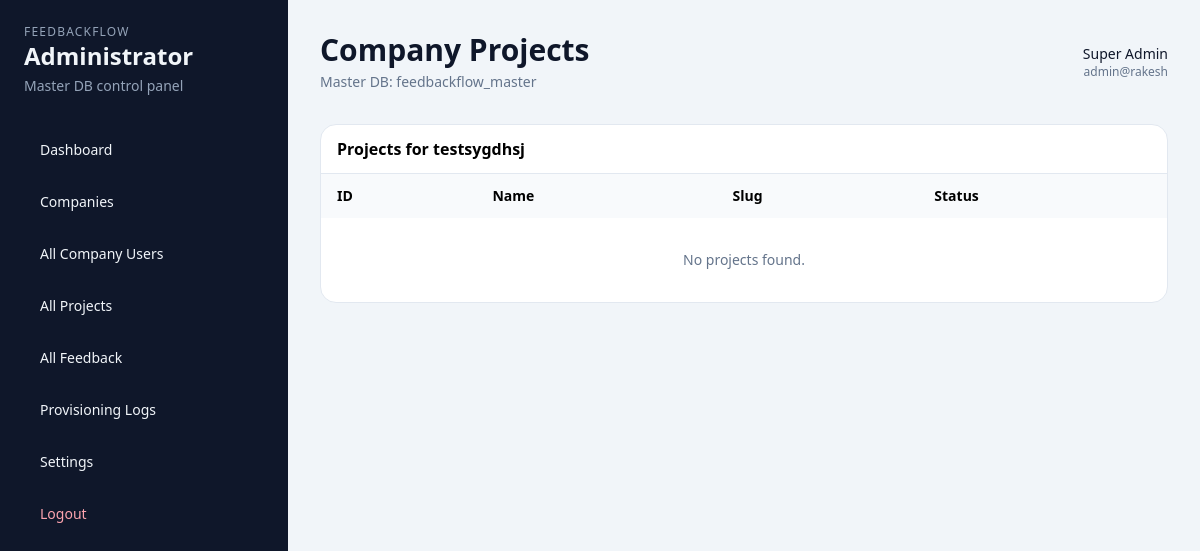
/administrator/company_projects.php?id=2 (signed in), run on the app's committed database.
### tables this page shows
CREATE TABLE IF NOT EXISTS `ff_super_admins` (
  `id` INT AUTO_INCREMENT PRIMARY KEY,
  `name` VARCHAR(100) NOT NULL,
  `email` VARCHAR(191) NOT NULL UNIQUE,
  `password` VARCHAR(255) NOT NULL,
  `is_active` TINYINT(1) NOT NULL DEFAULT 1,
  `created_at` DATETIME DEFAULT CURRENT_TIMESTAMP
);

CREATE TABLE `ff_companies` (
  `id` int(11) NOT NULL,
  `name` varchar(150) NOT NULL,
  `slug` varchar(150) NOT NULL,
  `email` varchar(191) DEFAULT NULL,
  `phone` varchar(50) DEFAULT NULL,
  `website` varchar(255) DEFAULT NULL,
  `logo` varchar(255) DEFAULT NULL,
  `address` text DEFAULT NULL,
  `city` varchar(100) DEFAULT NULL,
  `country` varchar(100) DEFAULT NULL,
  `timezone` varchar(100) NOT NULL DEFAULT 'UTC',
  `language` varchar(10) NOT NULL DEFAULT 'en',
  `plan` enum('free','starter','growth','pro','enterprise') NOT NULL DEFAULT 'free',
  `onboarding_complete` tinyint(1) NOT NULL DEFAULT 0,
  `trial_ends_at` datetime DEFAULT NULL,
  `signup_source` varchar(80) DEFAULT NULL,
  `signup_ip` varchar(45) DEFAULT NULL,
  `plan_expires_at` datetime DEFAULT NULL,
  `billing_cycle` enum('monthly','yearly') NOT NULL DEFAULT 'monthly',
  `is_active` tinyint(1) NOT NULL DEFAULT 1,
  `vat_number` varchar(50) DEFAULT NULL,
  `vat_rate` decimal(5,2) NOT NULL DEFAULT 0.00,
  `billing_email` varchar(191) DEFAULT NULL,
  `billing_name` varchar(191) DEFAULT NULL,
  `billing_address` text DEFAULT NULL,
  `billing_city` varchar(100) DEFAULT NULL,
  `billing_zip` varchar(20) DEFAULT NULL,
  `billing_country` varchar(100) DEFAULT NULL,
  `notes` text DEFAULT NULL,
  `created_at` datetime NOT NULL DEFAULT current_timestamp()
);

### includes/db-manager.php (called while the page is built, shortened)
<?php
class DBManager {
    private static array $pool = [];
    public static function master(): PDO {
        if (empty(self::$pool['master'])) {
            self::$pool['master'] = self::buildPdo(
                MASTER_DB_HOST,
                MASTER_DB_PORT,
                MASTER_DB_NAME,
                MASTER_DB_USER,
                MASTER_DB_PASS
            );
        }
        return self::$pool['master'];
    }
    private static function buildPdo(
        string $host,
        int $port,
        string $dbname,
        string $user,
        string $pass
    ): PDO {
        $dsn = "mysql:host=$host;port=$port;dbname=$dbname;charset=utf8mb4";
        return new PDO($dsn, $user, $pass, [
            PDO::ATTR_ERRMODE            => PDO::ERRMODE_EXCEPTION,
            PDO::ATTR_DEFAULT_FETCH_MODE => PDO::FETCH_ASSOC,
            PDO::ATTR_EMULATE_PREPARES   => false,
            PDO::ATTR_PERSISTENT         => false,
        ]);
    }
}

### administrator/_bootstrap.php (called while the page is built, shortened)
<?php
require_once dirname(__DIR__) . '/includes/db-manager.php';
function admin_h($value): string {
    return htmlspecialchars((string)$value, ENT_QUOTES, 'UTF-8');
}
function admin_pdo(): PDO {
    return DBManager::master();
}
function admin_user(): ?array {
    $stmt = admin_pdo()->prepare("SELECT * FROM ff_super_admins WHERE id = ? AND is_active = 1 LIMIT 1");
    $stmt->execute([$_SESSION['super_admin_id']]);
    return $stmt->fetch(PDO::FETCH_ASSOC) ?: null;
}
function admin_require_login(): array {
    $user = admin_user();
    return $user;
}
function admin_safe_row(PDO $pdo, string $sql, array $params = []): ?array {
    try {
        $stmt = $pdo->prepare($sql);
        $stmt->execute($params);
        return $stmt->fetch(PDO::FETCH_ASSOC) ?: null;
    } catch (Throwable $e) {
        return null;
    }
}
function admin_company_by_id(int $companyId): ?array {
    return admin_safe_row(admin_pdo(), "SELECT * FROM ff_companies WHERE id = ? LIMIT 1", [$companyId]);
}

### administrator/company_projects.php (the view, shortened to what this page needs)
<?php
require_once __DIR__ . '/_bootstrap.php';
$adminUser = admin_require_login();
$companyId = (int)($_GET['id'] ?? 0);
$company = admin_company_by_id($companyId);
$tenantError = null; $rows = [];
?>
<?php if (!$company): ?>
<div class="bg-white rounded-2xl border border-slate-200 p-6">Company not found.</div>
<?php elseif ($tenantError): ?>
<div class="bg-white rounded-2xl border border-amber-200 bg-amber-50 text-amber-700 p-6"><?= admin_h($tenantError) ?></div>
<?php else: ?>
<div class="bg-white rounded-2xl border border-slate-200 overflow-hidden">
<div class="px-4 py-3 border-b border-slate-200 font-semibold">Projects for <?= admin_h($company['name'] ?? '') ?></div>
<table class="w-full text-sm">
<thead class="bg-slate-50"><tr><th class="text-left px-4 py-3">ID</th><th class="text-left px-4 py-3">Name</th><th class="text-left px-4 py-3">Slug</th><th class="text-left px-4 py-3">Status</th></tr></thead>
<tbody>
<?php if (!$rows): ?><tr><td colspan="4" class="px-4 py-8 text-center text-slate-500">No projects found.</td></tr><?php endif; ?>
</tbody></table></div>
<?php endif; ?>
<?php
$content = ob_get_clean();
$pageTitle = 'Company Projects';
include __DIR__ . '/_layout.php';

### administrator/_layout.php (shortened to what this page needs)
<!DOCTYPE html>
<html lang="en">
<head>
  <script src="https://cdn.tailwindcss.com"></script>
</head>
<body class="bg-slate-100 min-h-screen">
  <div class="min-h-screen flex">
    <aside class="w-72 bg-slate-900 text-slate-100 p-6">
      <div class="mb-8">
        <div class="text-xs uppercase tracking-widest text-slate-400">FeedbackFlow</div>
        <div class="text-2xl font-bold">Administrator</div>
        <div class="text-sm text-slate-400 mt-1">Master DB control panel</div>
      </div>
      <nav class="space-y-2 text-sm">
        <a class="block px-4 py-3 rounded-xl hover:bg-slate-800" href="dashboard.php">Dashboard</a>
        <a class="block px-4 py-3 rounded-xl hover:bg-slate-800" href="companies.php">Companies</a>
        <a class="block px-4 py-3 rounded-xl hover:bg-slate-800" href="users.php">All Company Users</a>
        <a class="block px-4 py-3 rounded-xl hover:bg-slate-800" href="projects.php">All Projects</a>
        <a class="block px-4 py-3 rounded-xl hover:bg-slate-800" href="feedback.php">All Feedback</a>
        <a class="block px-4 py-3 rounded-xl hover:bg-slate-800" href="provisioning_logs.php">Provisioning Logs</a>
        <a class="block px-4 py-3 rounded-xl hover:bg-slate-800" href="settings.php">Settings</a>
        <a class="block px-4 py-3 rounded-xl text-rose-300 hover:bg-slate-800" href="logout.php">Logout</a>
      </nav>
    </aside>
    <main class="flex-1 p-8">
      <header class="flex items-center justify-between mb-8">
        <div>
          <h1 class="text-3xl font-bold text-slate-900"><?= admin_h($pageTitle ?? 'Administrator') ?></h1>
          <p class="text-sm text-slate-500 mt-1">Master DB: <?= defined('MASTER_DB_NAME') ? admin_h(MASTER_DB_NAME) : 'not set' ?></p>
        </div>
        <div class="text-right">
          <div class="text-sm font-medium text-slate-900"><?= admin_h($adminUser['name'] ?? '') ?></div>
          <div class="text-xs text-slate-500"><?= admin_h($adminUser['email'] ?? '') ?></div>
        </div>
      </header>
      <?= $content ?>
    </main>
  </div>
</body>
</html>

### data on the page
ff_super_admins: name "Super Admin", email "admin@rakesh"
ff_companies: name "testsygdhsj"

### other printed values
admin_h($pageTitle ?? 'Administrator') "Company Projects"
admin_h(MASTER_DB_NAME) "feedbackflow_master"
